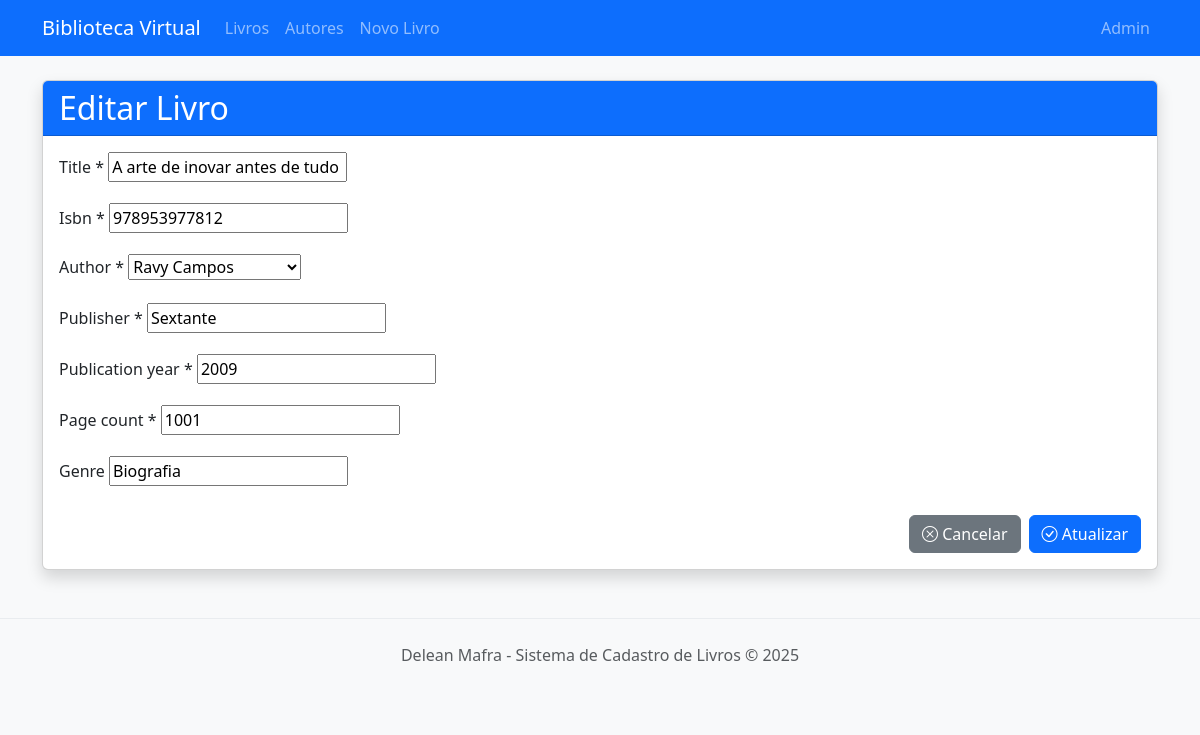
The app's page /books/book/1/edit/ with its own data.
### bookapp/models.py (models this page shows, shortened)
class Book(models.Model):
    title = models.CharField(max_length=200)
    isbn = models.CharField(max_length=13, unique=True)
    author = models.ForeignKey(Author, on_delete=models.CASCADE)
    publisher = models.CharField(max_length=100)
    publication_year = models.IntegerField()
    page_count = models.IntegerField()
    genre = models.CharField(max_length=50, blank=True, null=True)

### bookapp/views.py (the view, shortened to what this page needs)
# urls.py: path('book/<int:pk>/edit/', views.BookUpdateView.as_view(), name='book-update'),
class BookUpdateView(UpdateView):
    model = Book
    form_class = BookForm
    template_name = 'bookapp/book_form.html'
    success_url = reverse_lazy('book-list')

### bookapp/forms.py (shortened to what this page needs)
class BookForm(forms.ModelForm):
    class Meta:
        model = Book
        fields = ['title', 'isbn', 'author', 'publisher', 'publication_year', 'page_count', 'genre']

### bookapp/models.py (called while the page is built)
    def __str__(self):
        return self.name

### templates/bookapp/book_form.html (shortened to what this page needs)
{% extends 'base.html' %}
{% block content %}
    <div class="card shadow">
        <div class="card-header bg-primary text-white">
            <h2 class="mb-0">
                {% if form.instance.pk %}
                    Editar Livro
                {% else %}
                    Cadastrar Novo Livro
                {% endif %}
            </h2>
        </div>
        <div class="card-body">
            <form method="post">
                {% for field in form %}
                    <div class="mb-3">
                        <label for="{{ field.id_for_label }}" class="form-label">
                            {{ field.label }}{% if field.field.required %} *{% endif %}
                        </label>
                        {{ field }}
                    </div>
                {% endfor %}
                <div class="d-grid gap-2 d-md-flex justify-content-md-end mt-4">
                    <a href="{% url 'book-list' %}" class="btn btn-secondary">
                        <i class="bi bi-x-circle"></i> Cancelar
                    </a>
                    <button type="submit" class="btn btn-primary">
                        <i class="bi bi-check-circle"></i>
                        {% if form.instance.pk %}
                            Atualizar
                        {% else %}
                            Cadastrar
                        {% endif %}
                    </button>
                </div>
            </form>
        </div>
    </div>
{% endblock %}

### static/css/style.css (style rules this page uses)
body { padding-bottom: 20px; background-color: #f8f9fa; }
.card { transition: transform 0.2s ease; }

### records on screen
Book: form "A arte de inovar antes de tudo" "978953977812" "Ravy Campos" "Sextante" "2009" "1001" "Biografia"

### other values on screen
{{ field.label }} "Title" "Isbn" "Author" "Publisher" "Publication year" "Page count" "Genre"
